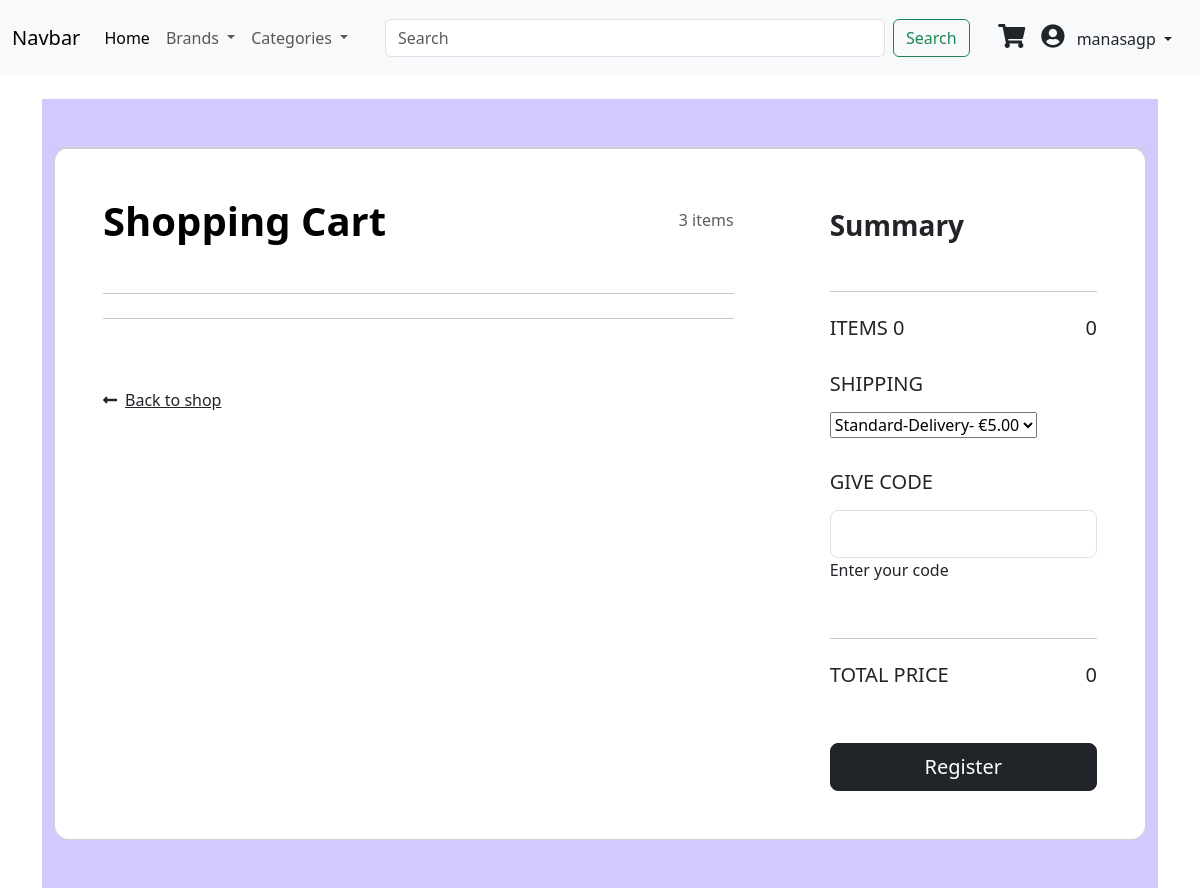
The app's page /cart/ (signed in), older data.
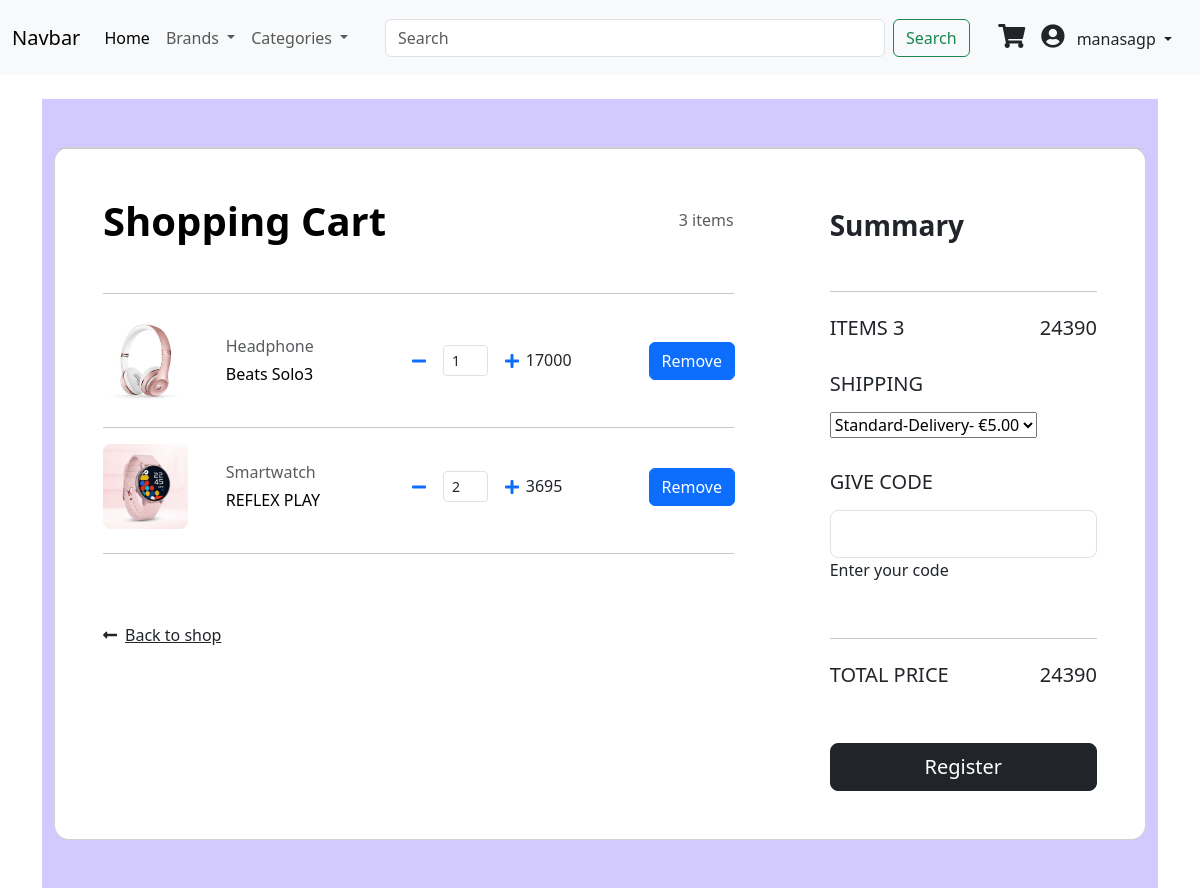
The same page, newer data.
### shop/models.py (models this page shows)
class Cart(models.Model):
    user = models.ForeignKey(User,on_delete=models.CASCADE,default=None)
    product = models.ForeignKey(Product,on_delete=models.CASCADE)
    quantity = models.IntegerField()
    created = models.DateTimeField(auto_now_add=True)
    def __str__(self):
        return f'{self.quantity} x {self.product}'

class Product(models.Model):
    name = models.CharField(max_length=100)
    brand = models.ForeignKey(Brand, on_delete= models.CASCADE)
    Category = models.ForeignKey(Category, on_delete= models.CASCADE)
    image = models.ImageField(null=True, blank=True)
    quantity = models.IntegerField()
    price = models.IntegerField()
    def __str__(self):
        return self.name

class Category(models.Model):
    name = models.CharField(max_length=100)
    def __str__(self):
        return self.name

### shop/views.py (the view)
# urls.py: path('cart/',cart_view,name='cart'),
@login_required(login_url='login')
def cart_view(request):
    cart = Cart.objects.filter(user=request.user)
    print(cart)
    total_price = sum([c.product.price * c.quantity for c in cart])
    total_items = sum([c.quantity for c in cart])
    context = {'cart':cart,'total_price':total_price,'total_items':total_items}
    context.update(navbar_items(request))
    return render(request, 'cart.html',context)

### shop/views.py (called while the page is built)
def navbar_items(request):
      brand_items = Brand.objects.all()
      category_items = Category.objects.all()
      context = {'brand_items': brand_items,
                        'category_items': category_items,
                        }
      return context

### templates/cart.html (shortened to what the changed rows need)
{% extends 'base.html'%}
{% block content%}
<section class="h-100 h-custom" style="background-color: #d2c9ff;">
    <div class="container py-5 h-100">
      <div class="row d-flex justify-content-center align-items-center h-100">
        <div class="col-12">
          <div class="card card-registration card-registration-2" style="border-radius: 15px;">
            <div class="card-body p-0">
              <div class="row g-0">
                <div class="col-lg-8">
                  <div class="p-5">
                    <div class="d-flex justify-content-between align-items-center mb-5">
                      <h1 class="fw-bold mb-0 text-black">Shopping Cart</h1>
                      <h6 class="mb-0 text-muted">3 items</h6>
                    </div>
                    <hr class="my-4">
                    {% if cart is  empty %}
                    Your cart is empty
                     {% else %}
                    {% for item in cart%}
                    <div class="row mb-4 d-flex justify-content-between align-items-center">
                      <div class="col-md-2 col-lg-2 col-xl-2">
                        <img src={{item.product.image.url}} class="img-fluid rounded-3" alt="Cotton T-shirt">
                      </div>
                      <div class="col-md-3 col-lg-3 col-xl-3">
                        <h6 class="text-muted">{{item.product.Category}}</h6>
                        <h6 class="text-black mb-0">{{item.product.name}}</h6>
                      </div>
                      <div class="col-md-3 col-lg-3 col-xl-2 d-flex">
                        <form action="{% url 'update' item.id %}" method="POST">
                          <div class="input-group">
                            <div class="d-flex align-items-center">
                              <button class="btn btn-link px-2"  onclick="this.parentNode.querySelector('input[type=number]').stepDown()" type="submit" name="quantity" value="{{item.quantity|add:'-1'}}">
                                <i class="fas fa-minus"></i>
                              </button>
                              <input id="form1" min="0" name="quantity"  value="{{item.quantity}}" type="number" class="form-control form-control-sm mx-2" style="width: 45px" />
                              <button class="btn btn-link px-2" type="submit" onclick="this.parentNode.querySelector('input[type=number]').stepUp()" name="quantity" value="{{item.quantity|add:'1'}}">
                                <i class="fas fa-plus"></i>
                              </button>
                            </div>
                          </div>
                        </form>
                      </div>
                      <div class="col-md-3 col-lg-2 col-xl-2">
                        <h6 class="mb-0">{{item.product.price }}
                        </h6>
                      </div>
                      <div class="col-md-3 col-lg-2 col-xl-0">
                        <a href="{%url 'remove' item.id%}">
                          <button class="btn btn-primary">Remove</button>
                        </a>
                      </div>
                    </div>
                      {% if not forloop.last %}
                      <hr>
                      {%endif%}
                      {% endfor %}
                    {% endif %}
                    <hr class="my-4">
                    <div class="pt-5">
                      <h6 class="mb-0"></h6>
                    </div>
                  </div>
                </div>
                <div class="col-lg-4 bg-grey">
                  <div class="p-5">
                    <div class="d-flex justify-content-between mb-4">
                      <h5 class="text-uppercase">items {{total_items}}</h5>
                      <h5>{{total_price}}</h5>
                    </div>
                    <div class="d-flex justify-content-between mb-5">
                      <h5 class="text-uppercase">Total price</h5>
                      <h5>{{total_price}}</h5>
                    </div>
                  </div>
                </div>
              </div>
            </div>
          </div>
        </div>
      </div>
    </div>
  </section>
{% endblock%}

Row changes from the older to the newer data that the page shows:
added Cart: product.image (picture), product.Category "Headphone", product.name "Beats Solo3", quantity "1", product.price "17000"
added Cart: product.image (picture), product.Category "Smartwatch", product.name "REFLEX PLAY", quantity "2", product.price "3695"
Text that changed along with them:
{{ total_items }}: "0" → "3"
{{ total_price }}: "0" → "24390"
